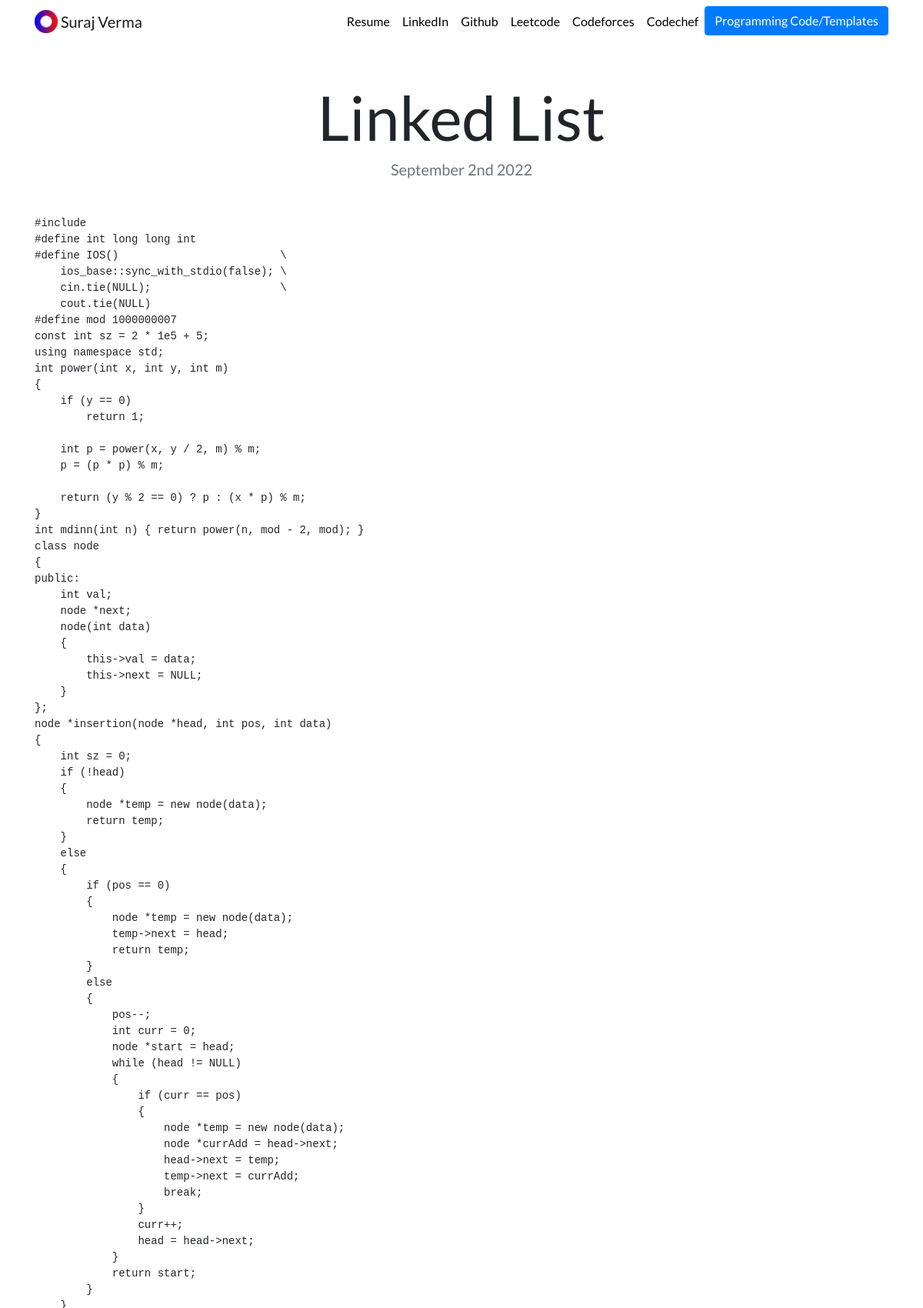
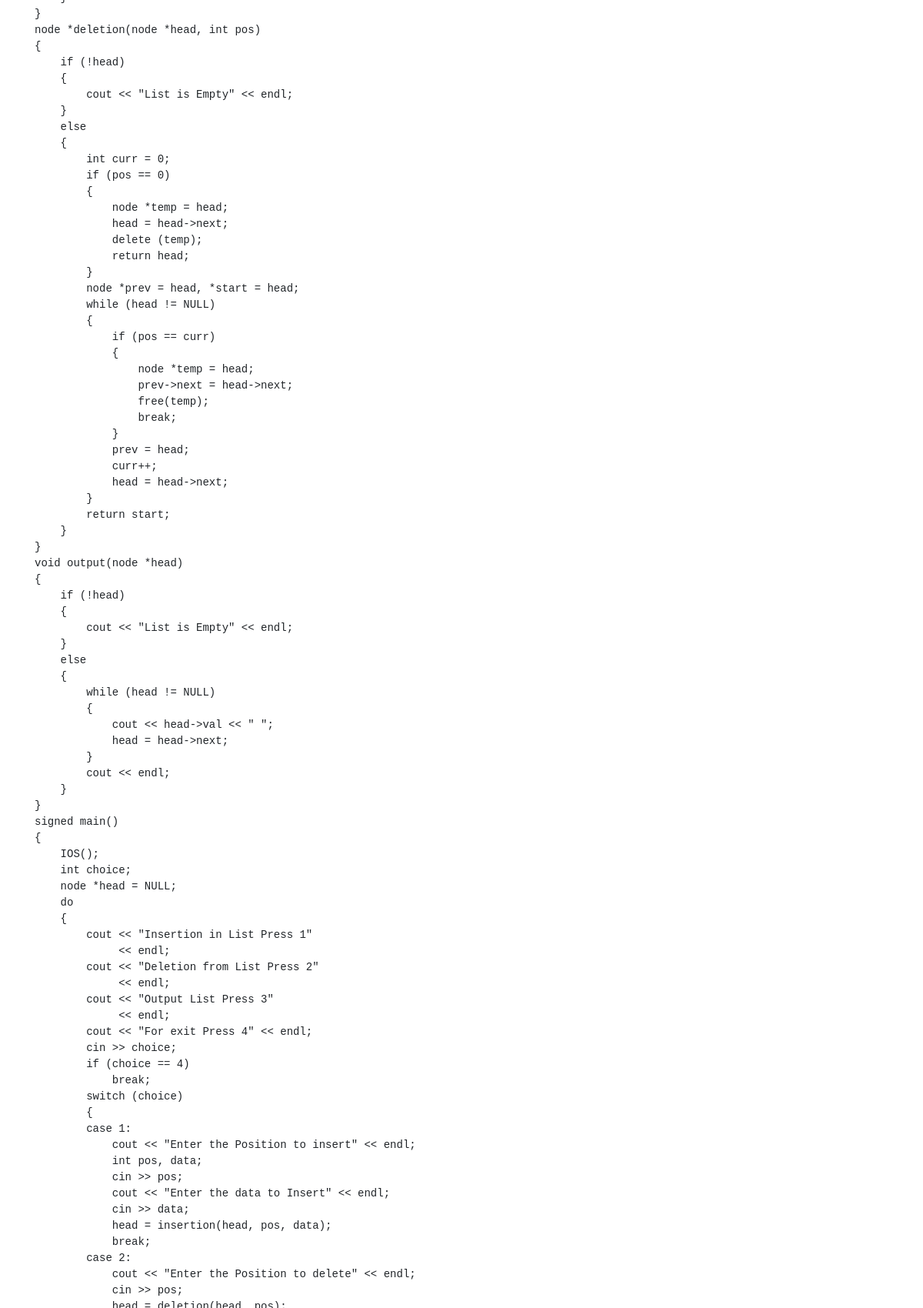
Page /blog/1/ (upper part) on the committed database (2 pictures, top to bottom).
### blog/models.py (models this page shows, shortened)
class Blog(models.Model):
    title = models.CharField(max_length=200)
    description = models.TextField()
    date = models.DateField()

### blog/views.py (the view)
# urls.py: path('<int:blog_id>/', views.detail, name='detail'),
def detail(request, blog_id):
    blog = get_object_or_404(Blog, pk=blog_id)
    return render(request, 'blog/detail.html', {'blog': blog})

### blog/templates/blog/detail.html
{% extends "portfolio/base.html" %}
{% load static %}
{% block content %}
<h1 class="text-center mt-5" id="blogdetailtitle">{{ blog.title }}</h1>
<h5 class="text-center text-muted mb-5">{{ blog.date|date:'F jS Y' }}</h5>
{{ blog.description|safe }}
{% endblock %}

### portfolio/static/portfolio/custom.css (style rules this page uses)
body { font-family: 'Lato', sans-serif; }
@media (min-width: 992px) { #blogdetailtitle { font-size: 5rem; } }

### rows in the picture
Blog: title "Linked List", date "September 2nd 2022", description "#include"
